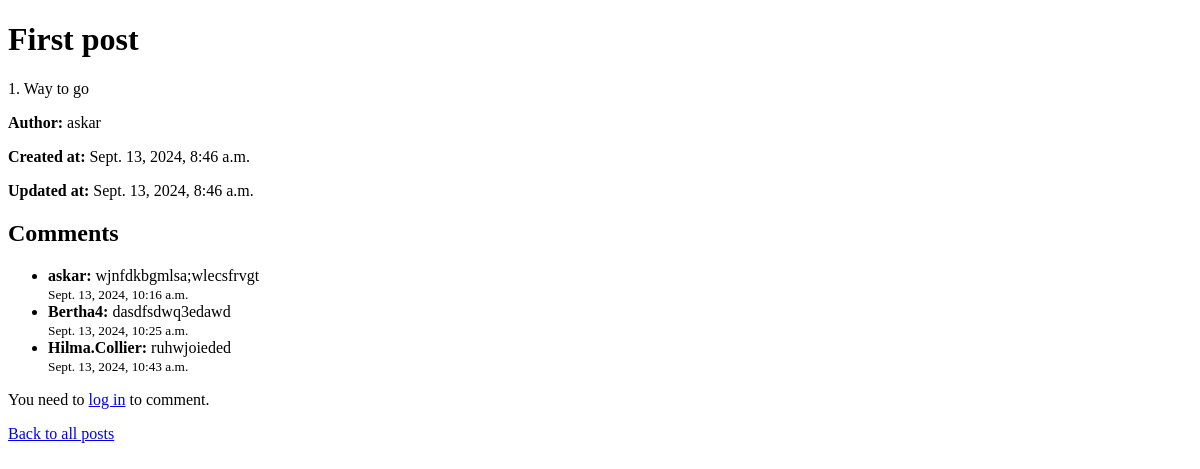
Page /blog/posts/1/ on the earlier database version.
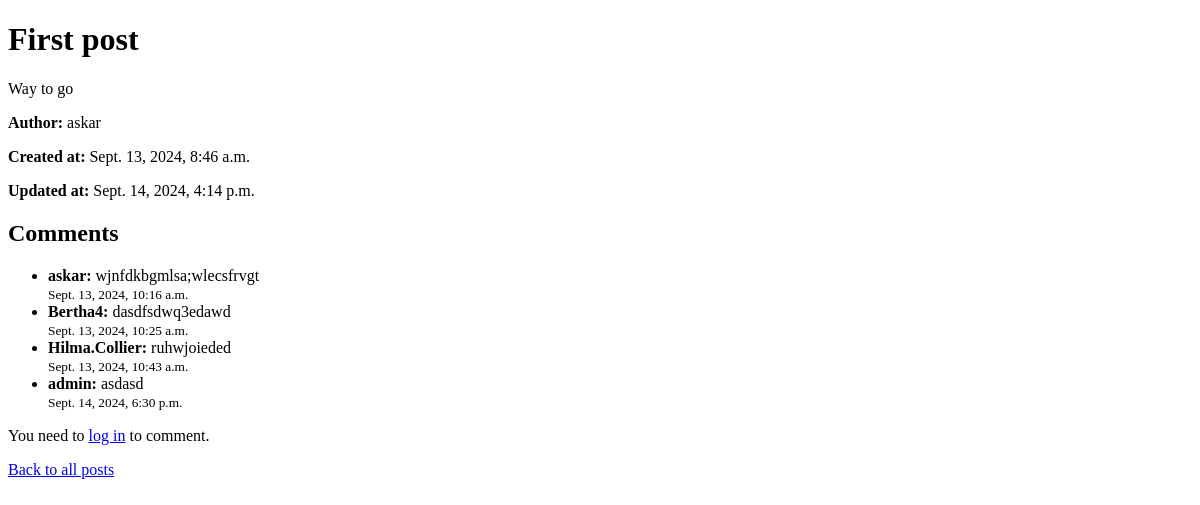
Same page on the later database version.
### blog/models.py (models this page shows, shortened)
class Post(models.Model):
    title = models.CharField(max_length=255)
    content = models.CharField(max_length=255)
    author = models.ForeignKey(User, on_delete=models.CASCADE, related_name="posts")
    created_at = models.DateTimeField(auto_now_add=True)
    updated_at = models.DateTimeField(auto_now=True)

class Comment(models.Model):
    author = models.ForeignKey(User, on_delete=models.CASCADE, related_name="comments")
    post = models.ForeignKey(Post, on_delete=models.CASCADE, related_name="comments")
    text = models.CharField(max_length=255)
    created_at = models.DateTimeField(auto_now_add=True)

### blog/views/post_view.py (the view, shortened to what this page needs)
# urls.py: path("posts/<int:pk>/", post_detail_template, name='post_detail'),
def post_detail_template(request, pk):
    post = get_object_or_404(Post, pk=pk)
    comments = post.comments.all()
    form = CommentForm()
    return render(request, 'post_detail.html', {'post': post, 'form': form, 'comments': comments})

### blog/templates/post_detail.html (shortened to what this page needs)
<!DOCTYPE html>
<html>
  <head>
  </head>
  <body>
    <h1>{{ post.title }}</h1>
    <p>{{ post.content }}</p>
    <p><strong>Author:</strong> {{ post.author }}</p>
    <p><strong>Created at:</strong> {{ post.created_at }}</p>
    <p><strong>Updated at:</strong> {{ post.updated_at }}</p>
    <h2>Comments</h2>
    {% if comments %}
    <ul>
      {% for comment in comments %}
      <li>
        <strong>{{ comment.author }}:</strong> {{ comment.text }} <br />
        <small>{{ comment.created_at }}</small>
      </li>
      {% empty %}
      <li>No comments yet.</li>
      {% endfor %}
    </ul>
    {% else %}
    <p>No comments yet</p>
    {% endif %} {% if user.is_authenticated %}
    <h3>Add a Comment</h3>
    <form method="POST">
      {% csrf_token %} {{ form.as_p }}
      <button type="submit">Post Comment</button>
    </form>
    {% else %}
    <p>You need to <a href="{% url 'login' %}">log in</a> to comment.</p>
    {% endif %}
    <a href="{% url 'post_list' %}">Back to all posts</a>
  </body>
</html>

Differences in the rows shown:
changed Post "First post": content "1. Way to go" → "Way to go"; updated_at "Sept. 13, 2024, 8:46 a.m." → "Sept. 14, 2024, 4:14 p.m."
added Comment: author "admin", text "asdasd", created_at "Sept. 14, 2024, 6:30 p.m."
